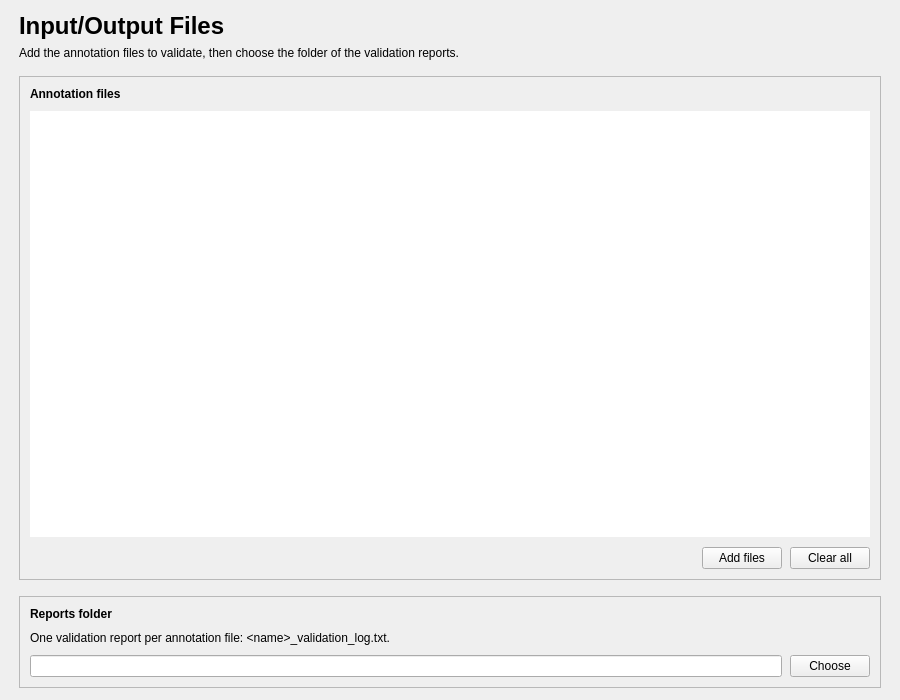
<?xml version="1.0" encoding="UTF-8"?>
<ui version="4.0">
 <class>InputoutputFilesStep</class>
 <widget class="QWidget" name="InputoutputFilesStep">
  <property name="geometry">
   <rect>
    <x>0</x>
    <y>0</y>
    <width>900</width>
    <height>700</height>
   </rect>
  </property>
  <property name="windowTitle">
   <string />
  </property>
  <layout class="QVBoxLayout" name="verticalLayout">
   <property name="spacing">
    <number>16</number>
   </property>
   <property name="leftMargin">
    <number>19</number>
   </property>
   <property name="topMargin">
    <number>12</number>
   </property>
   <property name="rightMargin">
    <number>19</number>
   </property>
   <property name="bottomMargin">
    <number>12</number>
   </property>
   <item>
    <layout class="QVBoxLayout" name="header_layout">
     <property name="spacing">
      <number>6</number>
     </property>
     <item>
      <widget class="QLabel" name="title_label">
       <property name="font">
        <font>
         <pointsize>18</pointsize>
         <bold>true</bold>
        </font>
       </property>
       <property name="text">
        <string>Input/Output Files</string>
       </property>
      </widget>
     </item>
     <item>
      <widget class="QLabel" name="subtitle_label">
       <property name="text">
        <string>Add the annotation files to validate, then choose the folder of the validation reports.</string>
       </property>
       <property name="wordWrap">
        <bool>true</bool>
       </property>
       <property name="variant" stdset="0">
        <string notr="true">help</string>
       </property>
      </widget>
     </item>
    </layout>
   </item>
   <item>
    <widget class="QFrame" name="tsv_files_card">
     <property name="frameShape">
      <enum>QFrame::Shape::StyledPanel</enum>
     </property>
     <property name="frameShadow">
      <enum>QFrame::Shadow::Raised</enum>
     </property>
     <layout class="QVBoxLayout" name="tsv_files_card_layout">
      <property name="spacing">
       <number>10</number>
      </property>
      <property name="leftMargin">
       <number>10</number>
      </property>
      <property name="topMargin">
       <number>10</number>
      </property>
      <property name="rightMargin">
       <number>10</number>
      </property>
      <property name="bottomMargin">
       <number>10</number>
      </property>
      <item>
       <widget class="QLabel" name="tsv_files_title_label">
        <property name="font">
         <font>
          <bold>true</bold>
         </font>
        </property>
        <property name="toolTip">
         <string>The Snooz annotation files (.tsv) to validate.</string>
        </property>
        <property name="text">
         <string>Annotation files</string>
        </property>
       </widget>
      </item>
      <item>
       <widget class="QListWidget" name="listWidget">
        <property name="frameShape">
         <enum>QFrame::Shape::NoFrame</enum>
        </property>
        <property name="lineWidth">
         <number>0</number>
        </property>
       </widget>
      </item>
      <item>
       <layout class="QHBoxLayout" name="tsv_files_buttons_layout" stretch="1,0,0">
        <property name="spacing">
         <number>8</number>
        </property>
        <item>
         <spacer name="tsv_files_buttons_layout_spacer">
          <property name="orientation">
           <enum>Qt::Orientation::Horizontal</enum>
          </property>
          <property name="sizeHint" stdset="0">
           <size>
            <width>40</width>
            <height>20</height>
           </size>
          </property>
         </spacer>
        </item>
        <item>
         <widget class="QPushButton" name="pushButton">
          <property name="text">
           <string>Add files</string>
          </property>
         </widget>
        </item>
        <item>
         <widget class="QPushButton" name="pushButton_2">
          <property name="text">
           <string>Clear all</string>
          </property>
         </widget>
        </item>
       </layout>
      </item>
     </layout>
    </widget>
   </item>
   <item>
    <widget class="QFrame" name="reports_card">
     <property name="frameShape">
      <enum>QFrame::Shape::StyledPanel</enum>
     </property>
     <property name="frameShadow">
      <enum>QFrame::Shadow::Raised</enum>
     </property>
     <layout class="QVBoxLayout" name="reports_card_layout">
      <property name="spacing">
       <number>10</number>
      </property>
      <property name="leftMargin">
       <number>10</number>
      </property>
      <property name="topMargin">
       <number>10</number>
      </property>
      <property name="rightMargin">
       <number>10</number>
      </property>
      <property name="bottomMargin">
       <number>10</number>
      </property>
      <item>
       <widget class="QLabel" name="label">
        <property name="font">
         <font>
          <bold>true</bold>
         </font>
        </property>
        <property name="text">
         <string>Reports folder</string>
        </property>
       </widget>
      </item>
      <item>
       <widget class="QLabel" name="reports_help_label">
        <property name="text">
         <string>One validation report per annotation file: &amp;lt;name&amp;gt;_validation_log.txt.</string>
        </property>
        <property name="wordWrap">
         <bool>true</bool>
        </property>
        <property name="variant" stdset="0">
         <string notr="true">help</string>
        </property>
       </widget>
      </item>
      <item>
       <layout class="QHBoxLayout" name="reports_layout">
        <property name="spacing">
         <number>8</number>
        </property>
        <item>
         <widget class="QLineEdit" name="lineEdit" />
        </item>
        <item>
         <widget class="QPushButton" name="pushButton_3">
          <property name="text">
           <string>Choose</string>
          </property>
         </widget>
        </item>
       </layout>
      </item>
     </layout>
    </widget>
   </item>
  </layout>
 </widget>
 <resources>
  <include location="../../../../../snooz-toolbox/src/main/python/ui/themes/themes.qrc" />
 </resources>
 <connections />
</ui>
